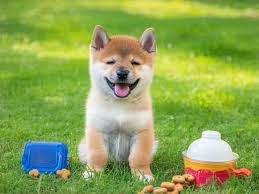
#> input picture 2023101140自动化罗而烨/作业1/test.jpg, 259 x 194 px, found by its file name
$ python main.py
#> lines starting #> are read from the running program, lines starting #| are printed output that depends on the picture
import cv2
import numpy as np
import matplotlib.pyplot as plt
import os
import sys  # <--- 必须导入这个库来接收参数

# 1. 动态获取图片路径（不再写死文件名）
# sys.argv[0] 是脚本名，sys.argv[1] 就是你在 launch.json 里传进来的文件名
if len(sys.argv) > 1:
    img_name = sys.argv[1]
else:
    img_name = 'test.jpg' # 如果没传参数，默认找 test.jpg 兜底

img_path = img_name

if not os.path.exists(img_path):
    print(f"错误：在当前目录 {os.getcwd()} 下找不到图片 {img_path}")
else:
    img = cv2.imread(img_path)
#> img is the input picture: shape (194, 259, 3); mean B, G, R 83.6, 165.6, 141.2

    # 2. 输出图像基本信息
    h, w, c = img.shape
#> h = 194; w = 259; c = 3
    print(f"图像尺寸: 宽 {w}, 高 {h}, 通道数 {c}")
#| 图像尺寸: 宽 259, 高 194, 通道数 3
    print(f"数据类型: {img.dtype}")
#| 数据类型: uint8

    # 3. 显示原图 (注意 BGR 转 RGB)
    img_rgb = cv2.cvtColor(img, cv2.COLOR_BGR2RGB)

    # 4. 转换为灰度图并显示
    img_gray = cv2.cvtColor(img, cv2.COLOR_BGR2GRAY)
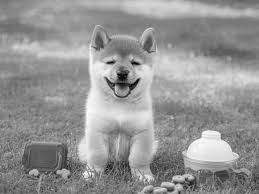
#> img_gray: shape (194, 259); min 1, max 253, mean 148.9

    # 使用 Matplotlib 同时显示两张图
    plt.figure(figsize=(10, 5))
    plt.subplot(121), plt.imshow(img_rgb), plt.title('Original')
    plt.subplot(122), plt.imshow(img_gray, cmap='gray'), plt.title('Gray')
    plt.show()
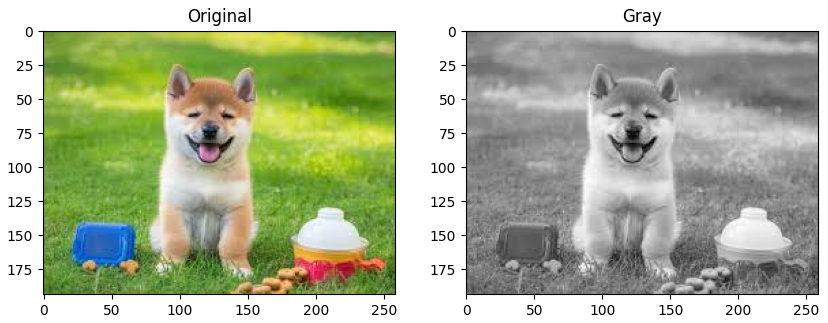
#> figure drawn by matplotlib, 2 panels

    # 5. 保存处理结果
    cv2.imwrite('result_gray.jpg', img_gray)
    print("成功：灰度图已保存为 result_gray.jpg")

    # 6. 使用 NumPy 做简单操作：裁剪左上角 100x100 区域
    crop = img[0:100, 0:100]
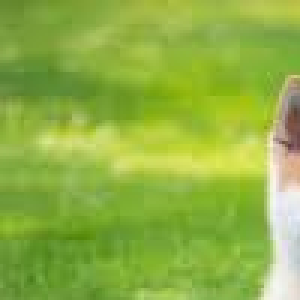
#> crop: shape (100, 100, 3) (shown 3 times larger); mean B, G, R 67.5, 177.7, 143.2
    cv2.imwrite('result_crop.jpg', crop)
    print("成功：裁剪区域已保存为 result_crop.jpg")

$ run again, with zuoye2/test.jpg copied over 2023101140自动化罗而烨/作业1/test.jpg
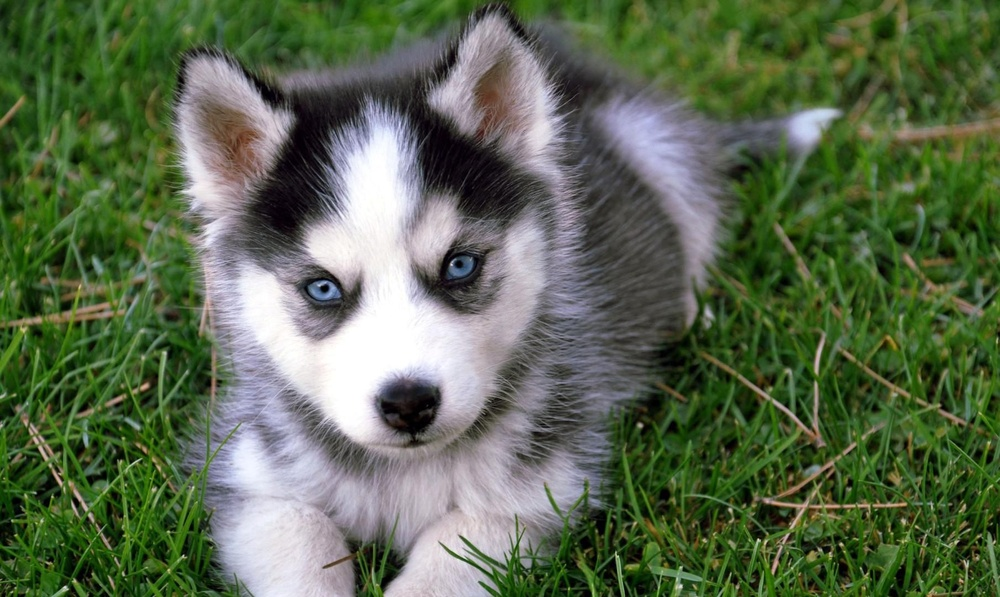
#> input picture zuoye2/test.jpg, 1000 x 597 px, shrunk from 1809 x 1080 before the run, found by its file name
#> img is the input picture: shape (597, 1000, 3); mean B, G, R 78.6, 105.3, 90.7
#| 图像尺寸: 宽 1000, 高 597, 通道数 3
#| 数据类型: uint8
#> `img_gray = cv2.cvtColor(img, cv2.COLOR_BGR2GRAY)`:
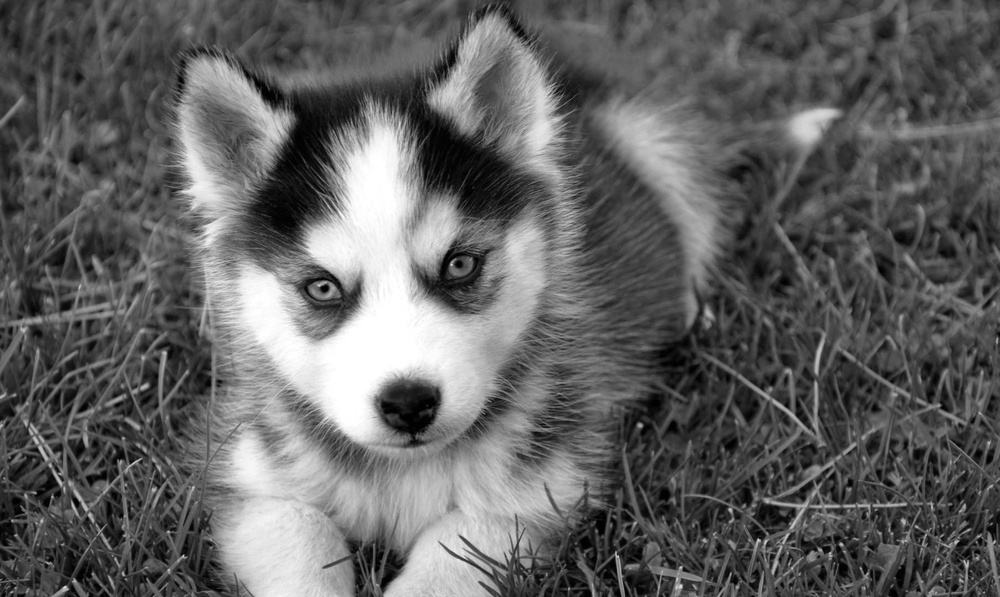
#> img_gray: shape (597, 1000); min 0, max 255, mean 97.9
#> `crop = img[0:100, 0:100]`:
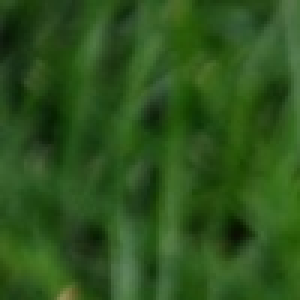
#> crop: shape (100, 100, 3) (shown 3 times larger); mean B, G, R 28.2, 82.4, 44.4

$ run again, with zuoye8/basic_TASK/test_predictions.jpg copied over 2023101140自动化罗而烨/作业1/test.jpg
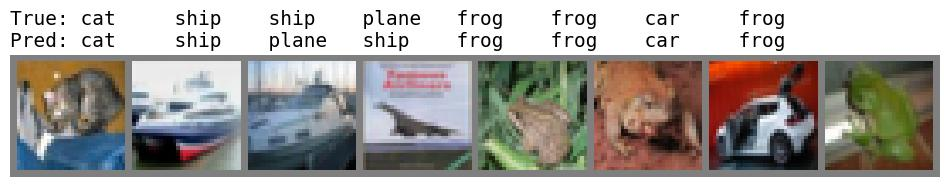
#> input picture zuoye8/basic_TASK/test_predictions.jpg, 950 x 187 px, found by its file name
#> img is the input picture: shape (187, 950, 3); mean B, G, R 157.6, 161.9, 166.1
#| 图像尺寸: 宽 950, 高 187, 通道数 3
#| 数据类型: uint8
#> `plt.show()`:
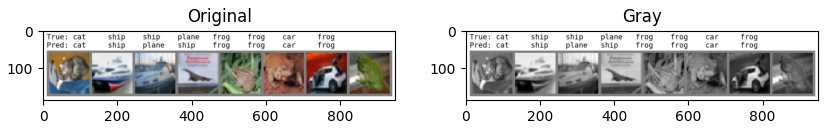
#> figure drawn by matplotlib, 2 panels
#> `crop = img[0:100, 0:100]`:
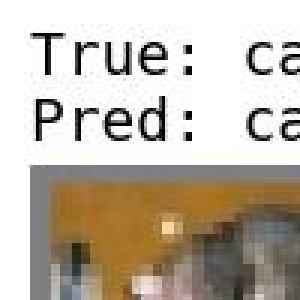
#> crop: shape (100, 100, 3) (shown 3 times larger); mean B, G, R 171.4, 184.4, 193.5
